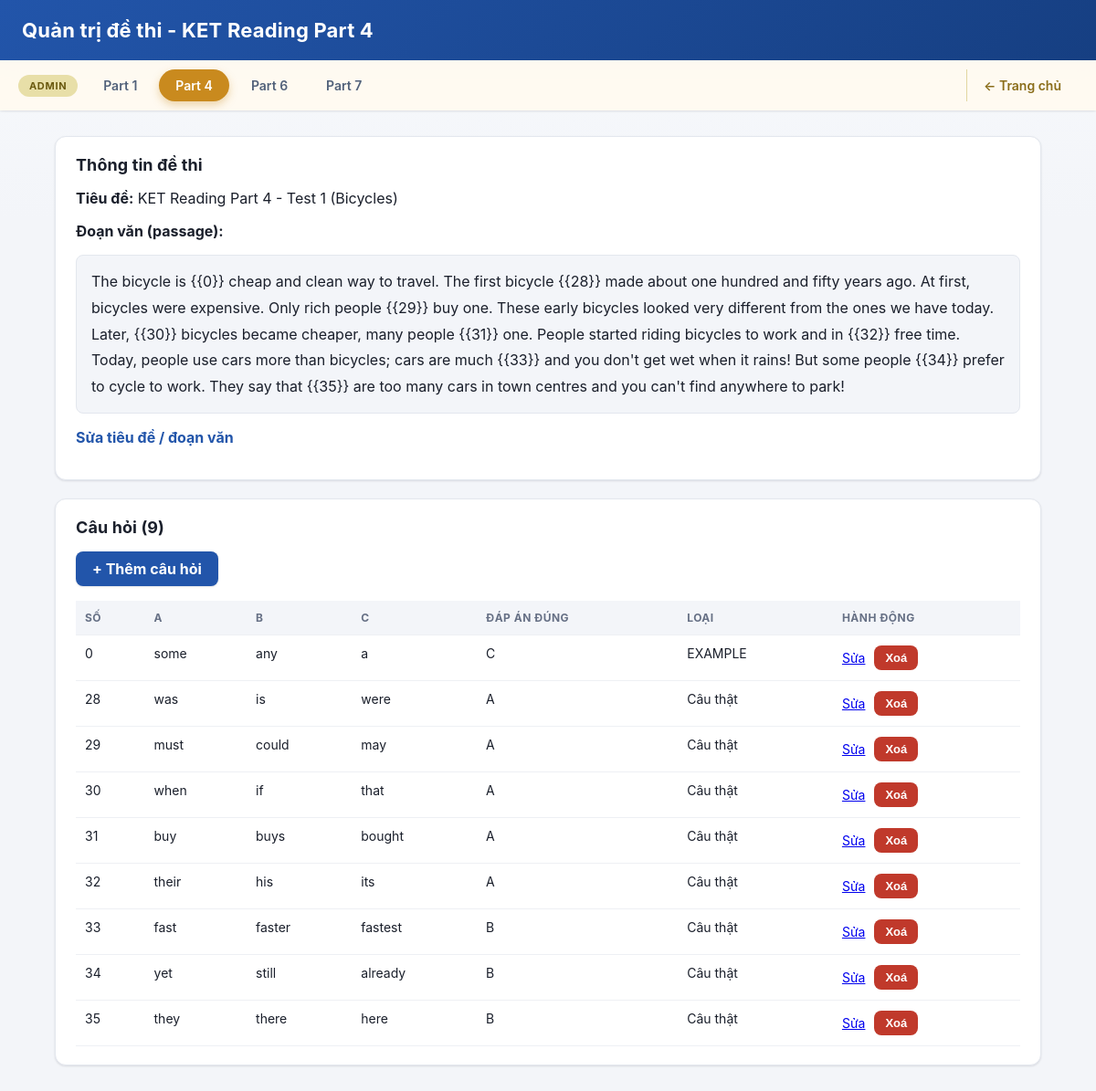
The page /index.php?controller=admin_part4&action=index on the database its author committed.
### tables this page shows
CREATE TABLE ket_cloze_tests (
    id INT PRIMARY KEY AUTO_INCREMENT,
    title VARCHAR(255) NOT NULL,
    part INT NOT NULL,
    passage_html TEXT NOT NULL,
    created_at TIMESTAMP DEFAULT CURRENT_TIMESTAMP
);

CREATE TABLE ket_cloze_questions (
    id INT PRIMARY KEY AUTO_INCREMENT,
    test_id INT NOT NULL,
    question_number INT NOT NULL,
    option_a VARCHAR(255) NOT NULL,
    option_b VARCHAR(255) NOT NULL,
    option_c VARCHAR(255) NOT NULL,
    correct_answer CHAR(1) NOT NULL,
    is_example TINYINT(1) NOT NULL DEFAULT 0,
    CONSTRAINT fk_cloze_questions_test
        FOREIGN KEY (test_id) REFERENCES ket_cloze_tests(id)
        ON DELETE CASCADE
);

### app/controllers/Controller.php (called while the page is built, shortened)
<?php
class Controller
{
    protected function render(string $view, array $data = []): void
    {
        extract($data);
        require __DIR__ . '/../views/' . $view . '.php';
    }
}

### app/controllers/AdminPart4Controller.php (called while the page is built, shortened)
<?php
class AdminPart4Controller extends Controller
{
    private ClozeQuestion $clozeModel;
    public function __construct(private PDO $pdo)
    {
        $this->clozeModel = new ClozeQuestion($pdo);
    }
    public function index(): void
    {
        $test = $this->clozeModel->getTestById(self::DEFAULT_TEST_ID);
        $this->render('admin_part4/index', [
            'test'      => $test,
            'questions' => $this->clozeModel->getQuestionsByTestId(self::DEFAULT_TEST_ID),
            'message'   => $_GET['msg'] ?? null,
        ]);
    }
}

### public/index.php (called while the page is built, shortened)
<?php
require_once __DIR__ . '/../config/database.php';
require_once __DIR__ . '/../app/models/ClozeQuestion.php';
require_once __DIR__ . '/../app/controllers/Controller.php';
require_once __DIR__ . '/../app/controllers/AdminPart4Controller.php';
$controllerName = $_GET['controller'] ?? 'home';
$actionName = $_GET['action'] ?? 'index';
switch ($controllerName) {
    case 'admin_part4':
        $controller = new AdminPart4Controller($pdo);
        break;
}
$controller->$actionName();

### app/models/ClozeQuestion.php (called while the page is built, shortened)
<?php
class ClozeQuestion
{
    private PDO $pdo;
    public function __construct(PDO $pdo)
    {
        $this->pdo = $pdo;
    }
    public function getTestById(int $id): ?array
    {
        $stmt = $this->pdo->prepare(
            'SELECT * FROM ket_cloze_tests WHERE id = ?'
        );
        $stmt->execute([$id]);
        $test = $stmt->fetch();
        return $test !== false ? $test : null;
    }
    public function getQuestionsByTestId(int $testId): array
    {
        $stmt = $this->pdo->prepare(
            'SELECT * FROM ket_cloze_questions WHERE test_id = ? ORDER BY question_number'
        );
        $stmt->execute([$testId]);
        return $stmt->fetchAll();
    }
}

### app/views/admin_part4/index.php (the view, shortened to what this page needs)
<!DOCTYPE html>
<html lang="vi">
<head>
<link rel="stylesheet" href="css/style.css">
</head>
<body>
<header class="site-header">
    <h1>Quản trị đề thi - KET Reading Part 4</h1>
</header>
<?php $activeAdminTab = 'admin4'; require __DIR__ . '/../partials/admin_nav_tabs.php'; ?>
<main class="page">
    <section class="admin-section">
        <h2>Thông tin đề thi</h2>
        <p><strong>Tiêu đề:</strong> <?= htmlspecialchars($test['title']) ?></p>
        <p><strong>Đoạn văn (passage):</strong></p>
        <div class="admin-passage-preview"><?= nl2br(htmlspecialchars($test['passage_html'])) ?></div>
        <p><a href="index.php?controller=admin_part4&amp;action=testForm" class="btn-link">Sửa tiêu đề / đoạn văn</a></p>
    </section>
    <section class="admin-section">
        <h2>Câu hỏi (<?= count($questions) ?>)</h2>
        <p><a href="index.php?controller=admin_part4&amp;action=questionForm" class="btn-link btn-add">+ Thêm câu hỏi</a></p>
        <table class="admin-table">
            <thead>
                <tr>
                    <th>Số</th>
                    <th>A</th>
                    <th>B</th>
                    <th>C</th>
                    <th>Đáp án đúng</th>
                    <th>Loại</th>
                    <th>Hành động</th>
                </tr>
            </thead>
            <tbody>
                <?php foreach ($questions as $q): ?>
                <tr>
                    <td><?= (int) $q['question_number'] ?></td>
                    <td><?= htmlspecialchars($q['option_a']) ?></td>
                    <td><?= htmlspecialchars($q['option_b']) ?></td>
                    <td><?= htmlspecialchars($q['option_c']) ?></td>
                    <td><?= htmlspecialchars($q['correct_answer']) ?></td>
                    <td><?= ((int) $q['is_example'] === 1) ? 'EXAMPLE' : 'Câu thật' ?></td>
                    <td class="admin-actions">
                        <a href="index.php?controller=admin_part4&amp;action=questionForm&amp;id=<?= (int) $q['id'] ?>">Sửa</a>
                        <form method="POST" action="index.php?controller=admin_part4&amp;action=questionDelete" onsubmit="return confirm('Xoá câu hỏi này?');">
                            <button type="submit" class="btn-delete">Xoá</button>
                        </form>
                    </td>
                </tr>
                <?php endforeach; ?>
            </tbody>
        </table>
    </section>
</main>
</body>
</html>

### public/css/style.css (style rules this page uses)
:root { --color-primary: #2255aa; --color-primary-dark: #163f82; --color-primary-light: #eef4fc; --color-success: #2e8b57; --color-success-dark: #256e46; --color-danger: #c0392b; --color-danger-dark: #a5301f; --color-admin: #c98a1e; --color-admin-dark: #a3700f; --color-text: #1a1f2b; --color-text-muted: #667085; --color-border: #e3e7ee; --color-bg: #f3f5f9; --color-surface: #ffffff; --radius-sm: 8px; --radius-md: 12px; --radius-lg: 16px; --radius-pill: 999px; --shadow-sm: 0 1px 2px rgba(16, 24, 40, 0.06), 0 1px 3px rgba(16, 24, 40, 0.06); --shadow-md: 0 6px 16px rgba(16, 24, 40, 0.08); --shadow-lg: 0 16px 32px rgba(16, 24, 40, 0.14); --transition-fast: 0.15s ease; }
* { box-sizing: border-box; }
body { margin: 0; font-family: -apple-system, BlinkMacSystemFont, "Segoe UI", Roboto, Helvetica, Arial, sans-serif; background: linear-gradient(180deg, #f7f9fc 0%, var(--color-bg) 240px); color: var(--color-text); -webkit-font-smoothing: antialiased; }
.site-header { background: linear-gradient(135deg, var(--color-primary) 0%, var(--color-primary-dark) 100%); color: #ffffff; padding: 20px 24px; box-shadow: 0 2px 10px rgba(22, 63, 130, 0.25); }
.site-header h1 { margin: 0; font-size: 22px; font-weight: 700; letter-spacing: 0.2px; }
.page { width: 90%; max-width: 1100px; margin: 28px auto 64px; }
.page h2 { margin-top: 0; font-size: 22px; letter-spacing: 0.1px; }
.admin-section { background: var(--color-surface); border: 1px solid var(--color-border); border-radius: var(--radius-md); box-shadow: var(--shadow-sm); padding: 20px 22px; margin-bottom: 20px; }
.admin-section h2 { margin-top: 0; font-size: 18px; }
.admin-passage-preview { background: var(--color-bg); border: 1px solid var(--color-border); border-radius: var(--radius-sm); padding: 14px 16px; margin: 8px 0; line-height: 1.8; }
.btn-link { display: inline-block; color: var(--color-primary); text-decoration: none; font-weight: 700; transition: color var(--transition-fast); }
.btn-add { background: var(--color-primary); color: #ffffff; padding: 9px 18px; border-radius: var(--radius-sm); box-shadow: var(--shadow-sm); transition: background-color var(--transition-fast), transform var(--transition-fast), box-shadow var(--transition-fast); }
.admin-table { width: 100%; border-collapse: collapse; margin-top: 14px; font-size: 14px; }
.admin-table th, .admin-table td { text-align: left; padding: 11px 10px; border-bottom: 1px solid #eef0f4; vertical-align: top; }
.admin-table th { background: var(--color-bg); color: var(--color-text-muted); font-size: 12px; text-transform: uppercase; letter-spacing: 0.04em; }
.admin-table tbody tr { transition: background-color var(--transition-fast); }
.admin-actions { display: flex; gap: 10px; align-items: center; white-space: nowrap; }
.admin-actions form { margin: 0; }
.btn-delete { background: var(--color-danger); color: #ffffff; border: none; border-radius: var(--radius-sm); padding: 6px 12px; cursor: pointer; font-size: 13px; font-weight: 600; transition: background-color var(--transition-fast), transform var(--transition-fast); }

### rows shown on the page
ket_cloze_tests: title "KET Reading Part 4 - Test 1 (Bicycles)", passage_html "The bicycle is {{0}} cheap and clean way to travel. The first bicycle {{28}} made about one hundred and fifty years ago. At first, bicycles were expensive. Only rich people {{29}} buy one. These early bicycles looked very different from the ones we have today. Later, {{30}} bicycles became cheaper, many people {{31}} one. People started riding bicycles to work and in {{32}} free time. Today, people use cars more than bicycles; cars are much {{33}} and you don't get wet when it rains! But some people {{34}} prefer to cycle to work. They say that {{35}} are too many cars in town centres and you can't find anywhere to park!"
ket_cloze_questions: question_number "0", option_a "some", option_b "any", option_c "a", correct_answer "C", is_example "EXAMPLE"
ket_cloze_questions: question_number "28", option_a "was", option_b "is", option_c "were", correct_answer "A", is_example "Câu thật"
ket_cloze_questions: question_number "29", option_a "must", option_b "could", option_c "may", correct_answer "A", is_example "Câu thật"
ket_cloze_questions: question_number "30", option_a "when", option_b "if", option_c "that", correct_answer "A", is_example "Câu thật"
ket_cloze_questions: question_number "31", option_a "buy", option_b "buys", option_c "bought", correct_answer "A", is_example "Câu thật"
ket_cloze_questions: question_number "32", option_a "their", option_b "his", option_c "its", correct_answer "A", is_example "Câu thật"
ket_cloze_questions: question_number "33", option_a "fast", option_b "faster", option_c "fastest", correct_answer "B", is_example "Câu thật"
ket_cloze_questions: question_number "34", option_a "yet", option_b "still", option_c "already", correct_answer "B", is_example "Câu thật"
ket_cloze_questions: question_number "35", option_a "they", option_b "there", option_c "here", correct_answer "B", is_example "Câu thật"

### other values the page prints
$tab['label'] "Part 1"
$tab['label'] "Part 4"
$tab['label'] "Part 6"
$tab['label'] "Part 7"
count($questions) "9"
